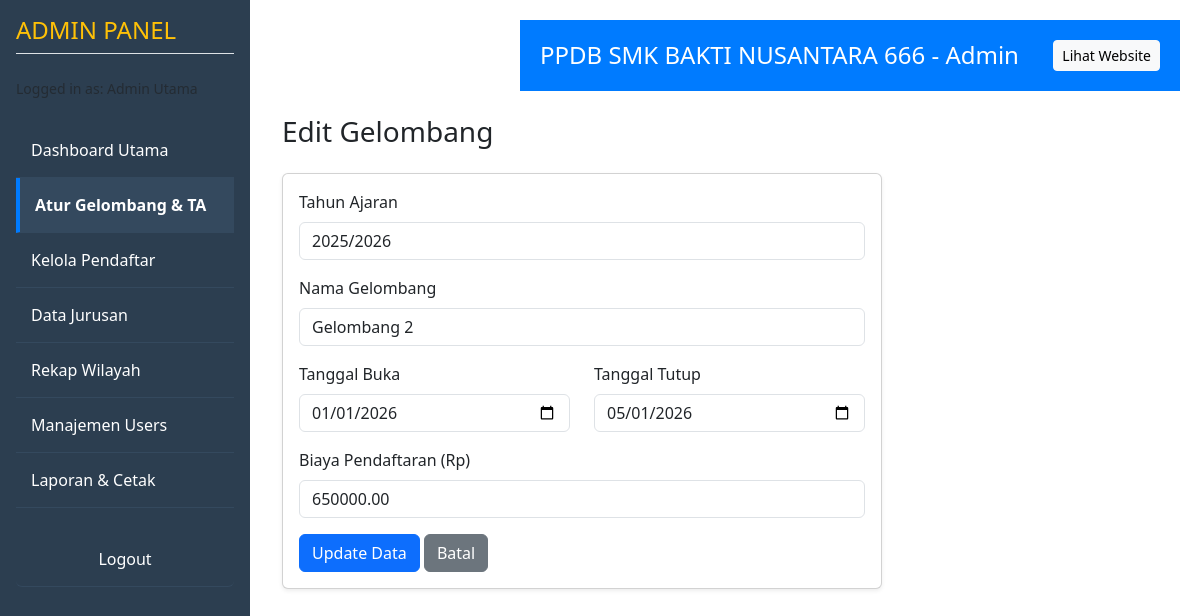
Screenshot of /admin/gelombang_edit.php?id=2 (signed in) with the database file from the repository.
### tables this page shows
CREATE TABLE `gelombang` (
  `id` int(11) NOT NULL,
  `nama` varchar(50) DEFAULT NULL,
  `tahun` varchar(20) DEFAULT NULL,
  `tgl_mulai` date DEFAULT NULL,
  `tgl_selesai` date DEFAULT NULL,
  `biaya_daftar` decimal(12,2) DEFAULT NULL,
  `aktif` tinyint(1) DEFAULT 0
);

### admin/gelombang_edit.php (the view, shortened to what this page needs)
<?php
include('../includes/admin_header.php');
$id = $_GET['id'] ?? 0;
$data = $conn->query("SELECT * FROM gelombang WHERE id = $id")->fetch_assoc();
?>
<h3 class="mb-4">Edit Gelombang</h3>
<div class="card shadow-sm" style="max-width: 600px;">
    <div class="card-body">
        <form method="POST">
            <div class="mb-3">
                <label class="form-label">Tahun Ajaran</label>
                <input type="text" name="tahun" class="form-control" value="<?php echo htmlspecialchars($data['tahun']); ?>" required>
            </div>
            <div class="mb-3">
                <label class="form-label">Nama Gelombang</label>
                <input type="text" name="nama" class="form-control" value="<?php echo htmlspecialchars($data['nama']); ?>" required>
            </div>
            <div class="row">
                <div class="col-md-6 mb-3">
                    <label class="form-label">Tanggal Buka</label>
                    <input type="date" name="tgl_mulai" class="form-control" value="<?php echo $data['tgl_mulai']; ?>" required>
                </div>
                <div class="col-md-6 mb-3">
                    <label class="form-label">Tanggal Tutup</label>
                    <input type="date" name="tgl_selesai" class="form-control" value="<?php echo $data['tgl_selesai']; ?>" required>
                </div>
            </div>
            <div class="mb-3">
                <label class="form-label">Biaya Pendaftaran (Rp)</label>
                <input type="number" name="biaya" class="form-control" value="<?php echo $data['biaya_daftar']; ?>" required>
            </div>
            <button type="submit" class="btn btn-primary">Update Data</button>
            <a href="gelombang.php" class="btn btn-secondary">Batal</a>
        </form>
    </div>
</div>
<?php include('../includes/admin_footer.php'); ?>

### rows the page displays
gelombang: tahun "2025/2026", nama "Gelombang 2", tgl_mulai "01/01/2026", tgl_selesai "05/01/2026", biaya "650000.00"
